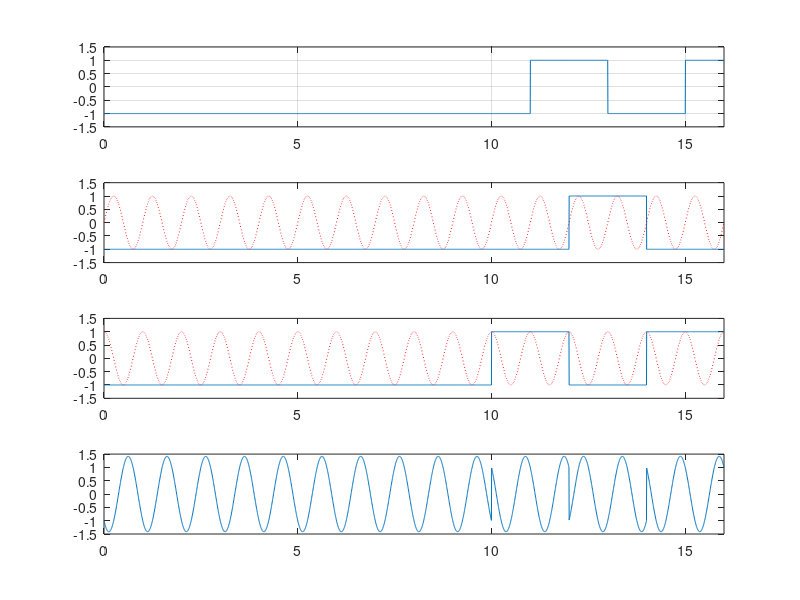
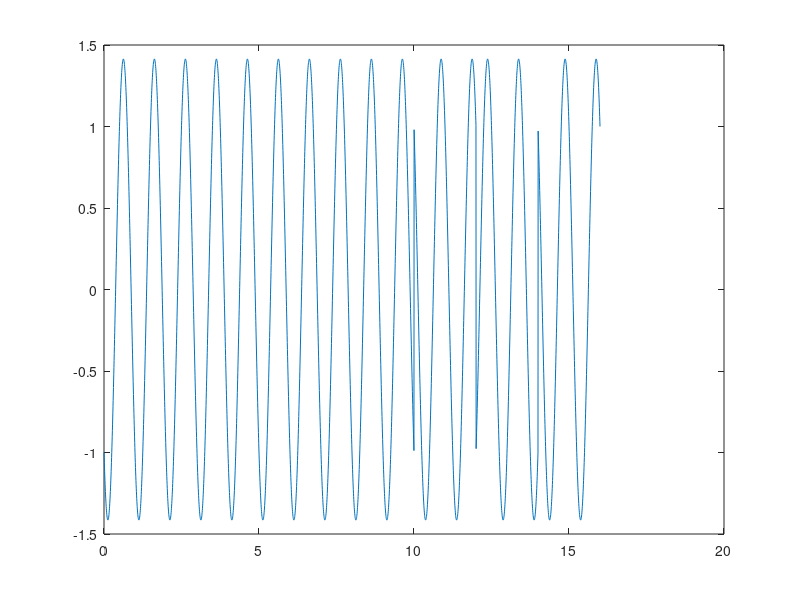

Source code (MATLAB) for these figures, in order:
% QPSK modulation, apply carrier (a sine wave) to binary signals.
N = 16;
f = 1;
bk = 2*(rand(1,N)>0.5)-1;     % generate binary stream, NRZ bipolar
bki = bk(1:2:N);        % separate the binary into two branches
bkq = bk(2:2:N);        % i.e., serial to parallel conversion

t=linspace(0,N,N*200);  % make the time line
bkit=kron(bki,ones(1,200*2));
bkqt=kron(bkq,ones(1,200*2));
cti = sin(2*pi*f*t);
ctq = sin(2*pi*f*t+pi/2);

bpskit=bkit.*cti;       % apply multiplication for two branches
bpskqt=bkqt.*ctq;

qpsk = bpskit + bpskqt; % sum the branches together, it is qpsk
figure(1)
subplot(4,1,1);
plot(t, kron(bk,ones(1,200)));  % plot binary stream
axis([0 N -1.5 1.5]); grid on;
subplot(4,1,2);
plot(t, bkit, t, cti, 'r:');    % plot upper branch
axis([0 N -1.5 1.5]); 
subplot(4,1,3);
plot(t, bkqt, t, ctq, 'r:');    % plot lower branch
axis([0 N -1.5 1.5]); 
subplot(4,1,4);
plot(t, qpsk);                  % plot qpsk output
axis([0 N -1.5 1.5]); 

figure(2)
plot(t, qpsk);
